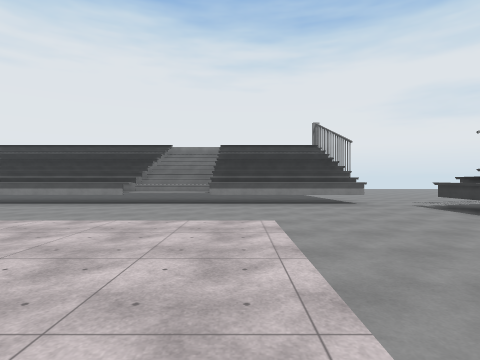
view 1 (above)

17 first-person views from a walk through a Unity game level. The camera is 1.4 m above the floor, looks level and sees 80° across. The floor is counted in squares, 2.4 m on a side. Each view is taken from the middle of a square. On the plan, view 1 faces up. The plan holds only what a view shows up to about 9 squares ahead; the rest is blank. The place goes on beyond the plan. The player is left out. Surface patterns are stand-ins for the level's own textures.

view 2
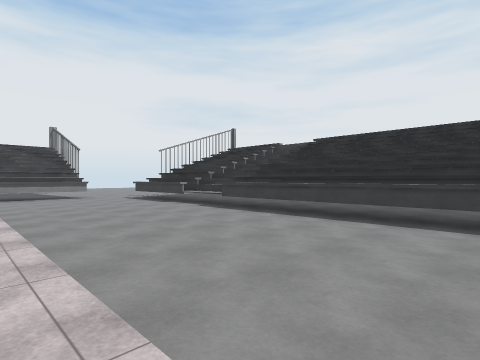

view 3
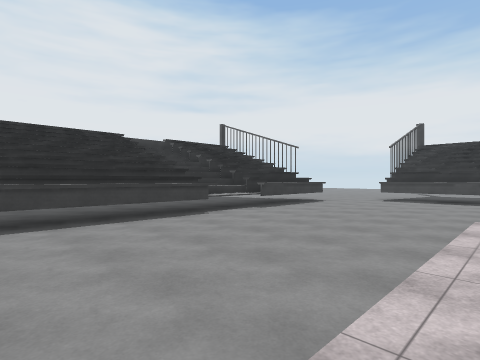

view 4
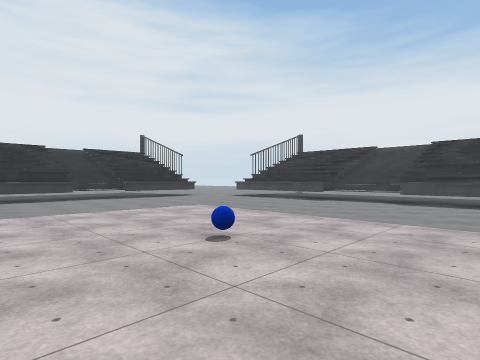

view 5
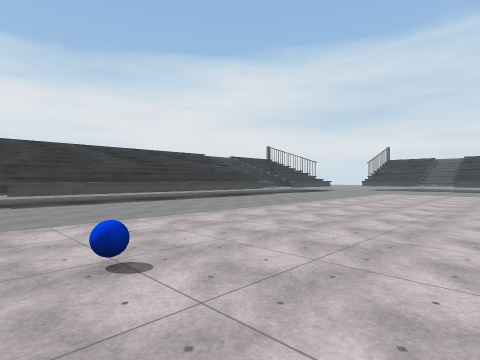

view 6
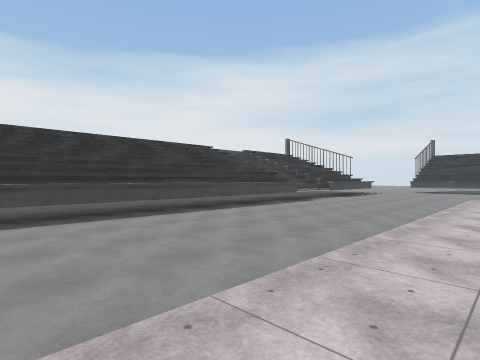

view 7
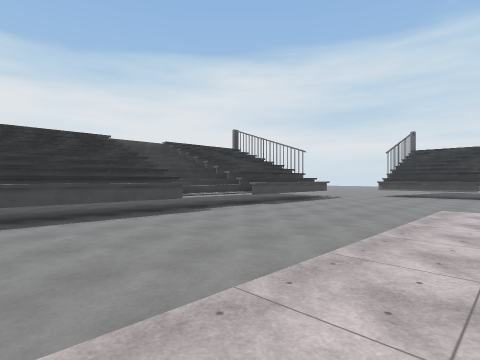

view 8
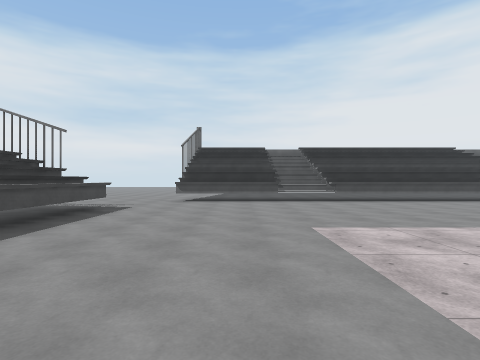

view 9
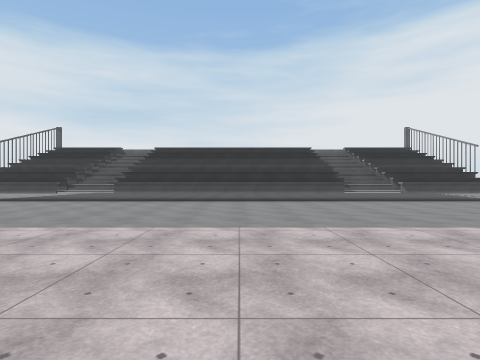

view 10
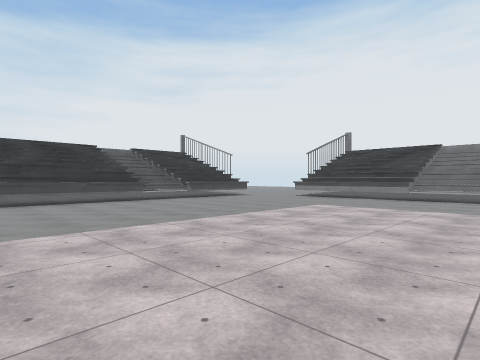

view 11
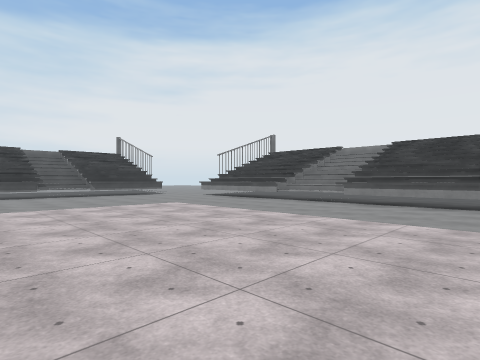

view 12
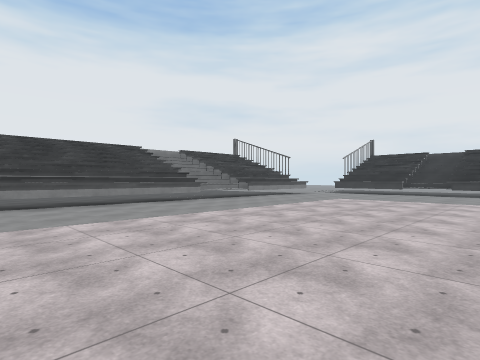

view 13
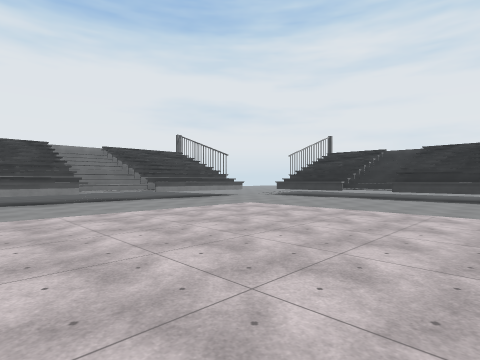

view 14
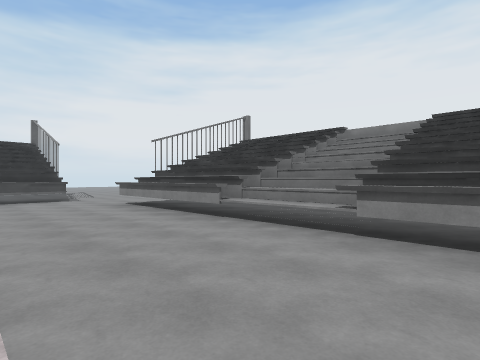

view 15
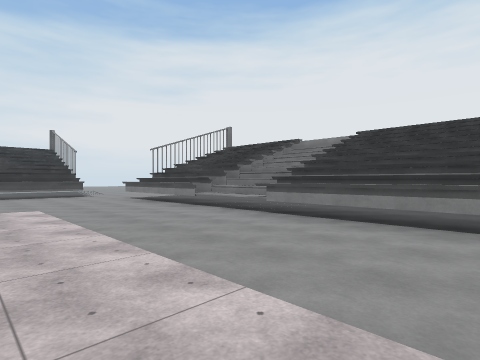

view 16
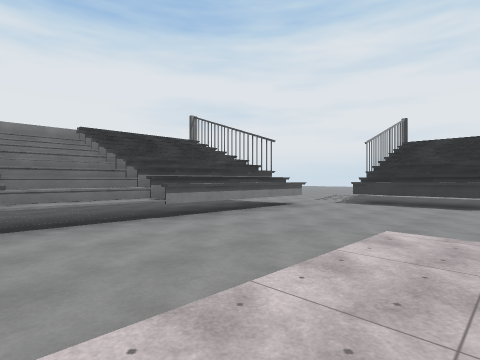

view 17
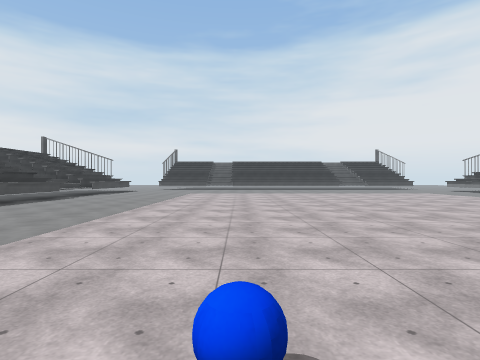

### Floor plan
Key: @ floor where view 1 was taken; # wall or solid block; . floor; ^ raised ledge; T thing the floor can be seen under or through; B blue ball.
Columns run from 21 left of view 1 to 7 right of it. Each row starts with its distance up from view 1.
 10            .. ..   ....
  9      ........ ...............
  8    .#TTTTTTTTTTTTTTTTTTTT....
  7   ..^TTT^^^TTTTTTT^^^TTT^...
  6  #^.......................T.
  5  #^.......................T..
  4  #^.......................T..
  3  #^.......................^.
  2  #^.......................^..
  1  #^.......................T..
  0 .#^..................@....T..
 -1 .#^.......................T..
 -2  #^.......................T..
 -3  #^.......................T..
 -4  #^...............B.......T..
 -5  #^.......................^..
 -6  #^.......................^..
 -7  #^.......................#.
 -8  #^.......................#
 -9  .........................
-10  ...^###^^^TTTTTTT^^^###^
-11  ...####TTTTTTTTTTTT#####
-12         ...........
-13          ..........

Positions as (right, up) in squares from view 1, and headings:
1: (0, 0), facing up
2: (0, -3), facing up-right
3: (0, -1), facing down-right
4: (-5, -2), facing down-right
5: (-2, -2), facing down-left
6: (-4, -5), facing down-left
7: (-8, -5), facing down-left
8: (-11, -7), facing left
9: (-11, -1), facing left
10: (-11, -2), facing up-left
11: (-8, 0), facing up-left
12: (-8, 0), facing up-right
13: (-5, -1), facing up-right
14: (-10, 4), facing up-left
15: (-8, 3), facing up-left
16: (-3, 3), facing up-right
17: (-2, -4), facing left
